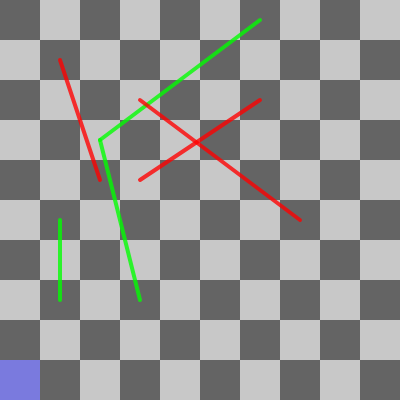
Frame 1 (no input)
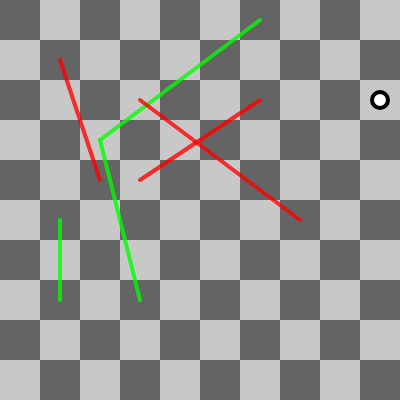
Frame 60 (no input)
Frame 120 (the mouse pressed at the canvas centre since frame 60): identical to frame 60, image omitted

The p5.js sketch that drew these frames (run headless with seeded random() and noise() and a simulated clock; from frame 60 on, the mouse is pressed at the canvas centre):

// p5.js sketch
// ── sketch.js
// Daniel Shiffman
// Snakes and Ladders

// What is the state?
const ROLL_STATE = 0; // Rolling the die
const MOVE_STATE = 1; // Moving to next spot
const SNADDER_STATE = 2; // Moving along a Snake or Ladder
let state = ROLL_STATE;

// Array of tiles
let tiles = [];
// One player
let player;

// Unecessary for playing the game
// these variables or for storing all the rolls over time
let rolls = [];
let index = 0;
let averageRolls = 0;
let avgP;

function setup() {
  createCanvas(400, 400);
  avgP = createP('');

  rolls[index] = 0;

  // Size of tile, columns and rows
  let resolution = 40;
  let cols = width / resolution;
  let rows = height / resolution;

  // Create all the tiles from bottom to top
  let x = 0;
  let y = (rows - 1) * resolution;
  let dir = 1;
  for (let i = 0; i < cols * rows; i++) {
    let tile = new Tile(x, y, resolution, i, i + 1);
    tiles.push(tile);
    x = x + (resolution * dir);
    // Move along a winding path up the rows
    if (x >= width || x <= -resolution) {
      dir *= -1;
      x += resolution * dir;
      y -= resolution;
    }
  }

  // Pick random Snakes
  for (let i = 0; i < 3; i++) {
    let index = floor(random(cols, tiles.length - 1));
    // -1 makes in a Snake (drop down a number of spots)
    tiles[index].snadder = -1 * floor(random(index % cols, index - 1));
  }

  // Pick random Ladders
  for (let i = 0; i < 3; i++) {
    let index = floor(random(0, tiles.length - cols));
    tiles[index].snadder = floor(random(cols - (index % cols), tiles.length - index - 1));
  }

  // A new player
  player = new Player();
}

function draw() {
  // frameRate(5);
  background(51);

  // Draw all the tiles, snakes, and ladders
  for (let tile of tiles) {
    tile.show();
  }
  for (let tile of tiles) {
    tile.showSnadders();
  }

  // Rolling the die
  if (state === ROLL_STATE) {
    player.rollDie();
    rolls[index]++;
    player.showPreview();
    state = MOVE_STATE;
    // Moving the player
  } else if (state === MOVE_STATE) {
    player.move();
    if (player.isSnadder()) {
      state = SNADDER_STATE;
    } else {
      state = ROLL_STATE;
    }
    // Moving along a Snake or Ladder
  } else if (state === SNADDER_STATE) {
    player.moveSnadder();
    state = ROLL_STATE;
  }

  // Draw the player
  player.show();

  // Is the game over?
  if (player.spot >= tiles.length - 1) {
    state = ROLL_STATE;
    player.reset();
    index++;
    rolls[index] = 0;
  }

  // Compute average rolls to complete game
  let sum = 0;
  for (let i = 0; i < rolls.length - 1; i++) {
    sum += rolls[i];
  }
  let avg = sum / (rolls.length - 1);
  if (avg) {
    avgP.html(avg);
  }
}
// ── player.js
// Daniel Shiffman
// Snakes and Ladders

// A player
class Player {
  // Call a reset function to initialize
  constructor() {
    this.reset();
  }

  // Reset variables
  reset() {
    this.spot = -1; // Where I am now
    this.next = -1; // Where I'm going
    this.roll = -1; // What was my latest roll
  }

  // random die roll 1 - 6
  rollDie() {
    this.roll = floor(random(1, 7));
    this.next = this.spot + this.roll;
  }

  // Update spot to next
  move() {
    this.spot = this.next;
  }

  // Highlight the tiles ahead
  showPreview() {
    let start = max(0, this.spot);
    let end = min(this.next, tiles.length - 1);
    for (let i = start; i <= end; i++) {
      tiles[i].highlight();
    }
  }

  // Is player on a Snake or Ladder?
  isSnadder() {
    let tile = tiles[this.spot];
    return tile && tile.snadder !== 0;
  }

  // Move according to the Snake or Ladder
  moveSnadder() {
    let tile = tiles[this.spot];
    this.spot += tile.snadder;
  }

  // Display on the current tile
  show() {
    let current = tiles[this.spot];
    // Just get out of here if it's not a valid tile
    if (!current) return;
    fill(255);
    stroke(0);
    let center = current.getCenter();
    ellipse(center[0], center[1], 16);
  }
}

// ── tile.js
// Daniel Shiffman
// Snakes and Ladders

// Each tile on the board
class Tile {

  constructor(x, y, wh, index, next) {
    this.x = x;
    this.y = y;
    this.wh = wh;
    // index and next
    // TODO: (next is probably redundant?)
    this.index = index;
    this.next = next;
    this.snadder = 0;
    // Checkboard pattern
    if (this.index % 2 == 0) {
      this.color = 200;
    } else {
      this.color = 100;
    }
  }
  
  // Find center
  getCenter() {
    let cx = this.x + this.wh / 2;
    let cy = this.y + this.wh / 2;
    // TODO: change to p5.Vector?
    return [cx, cy];
  } 
  
  // Draw rectangle
  show() {
    fill(this.color);
    noStroke();
    rect(this.x, this.y, this.wh, this.wh);
  }
  
  // Highlight over rectangle
  highlight() {
    fill(0, 0, 255, 100);
    noStroke();
    rect(this.x, this.y, this.wh, this.wh);
  }
  
  // If it's connected to another tile
  // with a snake or a ladder
  showSnadders() {
    if (this.snadder != 0) {
      let myCenter = this.getCenter();
      let nextCenter = tiles[this.index + this.snadder].getCenter();
      strokeWeight(4);
      if (this.snadder < 0) {
        stroke(255, 0, 0, 200);
      } else {
        stroke(0, 255, 0, 200);
      }
      line(myCenter[0], myCenter[1], nextCenter[0], nextCenter[1]);
    }
  }
}
